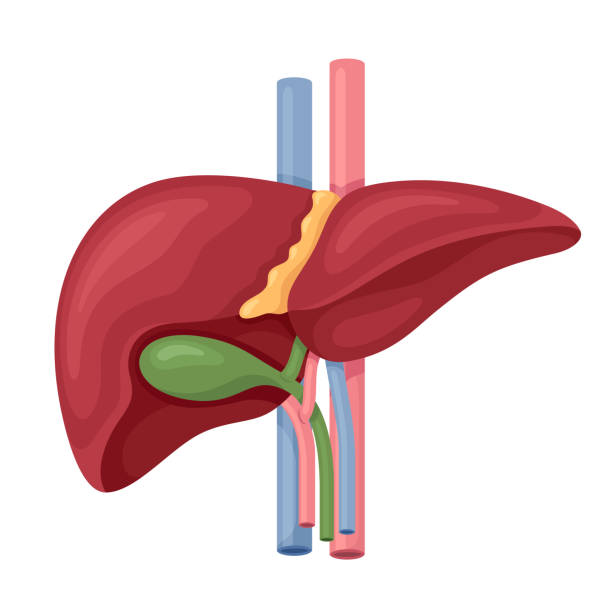
#> input picture liver.jpg, 612 x 612 px
$ python sample.py
#> lines starting #> are read from the running program, lines starting #| are printed output that depends on the picture
import cv2
import numpy as np
import copy
def draw_couinaud_segments(image):
    # Define segment boundaries (x1, y1, x2, y2)
    segment_boundaries = {
        'Segment I': (0, 0, image.shape[1]//3, image.shape[0]//3),
        'Segment II': (image.shape[1]//3, 0, 2*image.shape[1]//3, image.shape[0]//3),
        'Segment III': (2*image.shape[1]//3, 0, image.shape[1], image.shape[0]//3),
        'Segment IV': (0, image.shape[0]//3, image.shape[1]//3, 2*image.shape[0]//3),
        'Segment V': (image.shape[1]//3, image.shape[0]//3, 2*image.shape[1]//3, 2*image.shape[0]//3),
        'Segment VI': (2*image.shape[1]//3, image.shape[0]//3, image.shape[1], 2*image.shape[0]//3),
        'Segment VII': (0, 2*image.shape[0]//3, image.shape[1]//3, image.shape[0]),
        'Segment VIII': (image.shape[1]//3, 2*image.shape[0]//3, 2*image.shape[1]//3, image.shape[0]),
        'Caudate lobe': (2*image.shape[1]//3, 2*image.shape[0]//3, image.shape[1], image.shape[0])
    }

    colors = {
        'Segment I': (255, 0, 0),    # Blue
        'Segment II': (0, 255, 0),   # Green
        'Segment III': (0, 0, 255),   # Red
        'Segment IV': (255, 255, 0), # Cyan
        'Segment V': (0, 255, 255),  # Yellow
        'Segment VI': (255, 0, 255), # Magenta
        'Segment VII': (128, 0, 128), # Purple
        'Segment VIII': (128, 128, 0), # Olive
        'Caudate lobe': (0, 128, 128) # Teal
    }

    for segment, (x1, y1, x2, y2) in segment_boundaries.items():
        cv2.rectangle(image, (x1, y1), (x2, y2), colors[segment], -1)
        cv2.putText(image, segment, (x1 + 10, y1 + 30), cv2.FONT_HERSHEY_SIMPLEX, 1, (255, 255, 255), 2)

    return image

# Load an image of the liver
image = cv2.imread('liver.jpg')
#> image is the input picture: shape (612, 612, 3); mean B, G, R 200.3, 199.5, 228.2

# Draw Couinaud segments on the image
segmented_image = draw_couinaud_segments(image.copy())
#> after the loop in draw_couinaud_segments, `for segment, (x1, y1, x2, y2) in segment_boundaries.items():`:
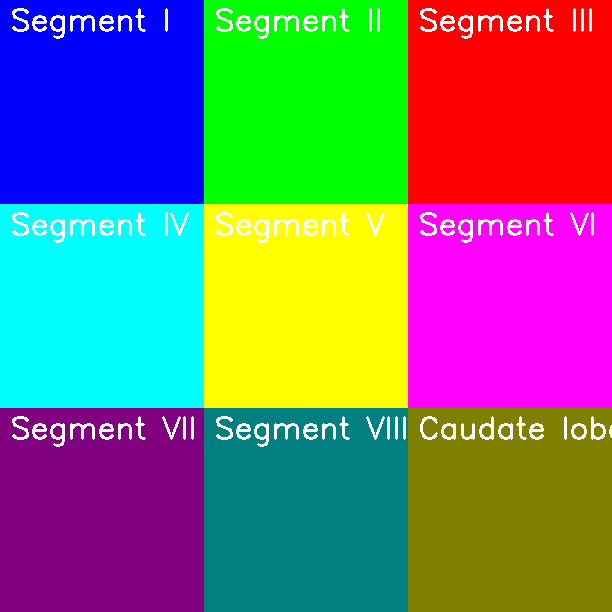
#> image: shape (612, 612, 3); mean of channels 0, 1, 2 117.7, 117.7, 117.7; drawn as B, G, R

# Display the image
cv2.imshow('Couinaud Segments', segmented_image)
cv2.waitKey(0)
cv2.destroyAllWindows()
